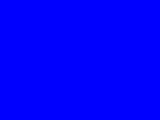
#> input picture frame 0 of tests/fixtures/video-aac-fragmented.mp4, 160 x 120 px, given in place of original-948190befeeb9aba7b613d8fe40b99d0.mp4, which was not available
$ python extract_reference.py
#> lines starting #> are read from the running program, lines starting #| are printed output that depends on the picture
from pathlib import Path
import cv2
from PIL import Image, ImageDraw

source = Path(r'C:\Users\usEr\Downloads\original-948190befeeb9aba7b613d8fe40b99d0.mp4')
output = Path(__file__).parent
video = cv2.VideoCapture(str(source))
fps = video.get(cv2.CAP_PROP_FPS)
count = int(video.get(cv2.CAP_PROP_FRAME_COUNT))
duration = count / fps
print({'fps': fps, 'frames': count, 'duration_seconds': duration,
       'width': video.get(cv2.CAP_PROP_FRAME_WIDTH), 'height': video.get(cv2.CAP_PROP_FRAME_HEIGHT)})
sheet = Image.new('RGB', (1600, 900), '#dddfe3')
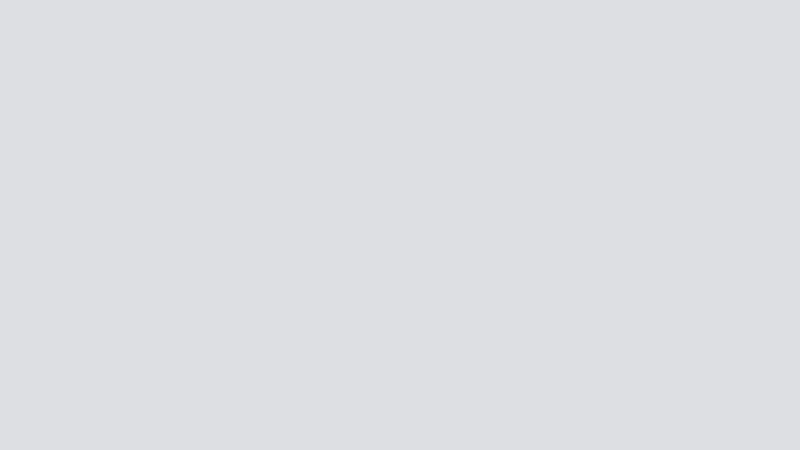
#> sheet: PIL image 1600x900 RGB (shown at 1/2 size); mean R, G, B 221, 223, 227
draw = ImageDraw.Draw(sheet)
for index in range(8):
    seconds = (duration - 0.1) * index / 7
    video.set(cv2.CAP_PROP_POS_MSEC, seconds * 1000)
    success, pixels = video.read()
    if not success:
        continue
    frame = Image.fromarray(cv2.cvtColor(pixels, cv2.COLOR_BGR2RGB))
    frame.save(output / f'frame-{index:02d}.png')
    frame.thumbnail((398, 420))
    x = (index % 4) * 400 + (400 - frame.width) // 2
    y = (index // 4) * 450 + 25
    sheet.paste(frame, (x, y))
    draw.text(((index % 4) * 400 + 12, (index // 4) * 450 + 7), f'{index}: {seconds:.2f}s', fill='#152035')
#> this loop made 8 passes
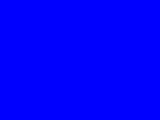
#> input picture frame 0 of tests/fixtures/video-aac-fragmented.mp4, 160 x 120 px, given in place of original-948190befeeb9aba7b613d8fe40b99d0.mp4, which was not available
#> after the loop:
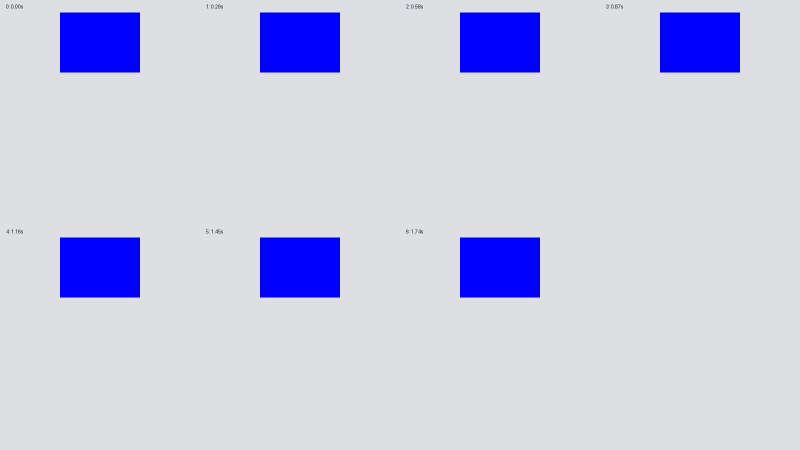
#> sheet: PIL image 1600x900 RGB (shown at 1/2 size); mean R, G, B 200.3, 202.1, 229.5
sheet.save(output / 'contact-sheet.jpg')
video.release()
